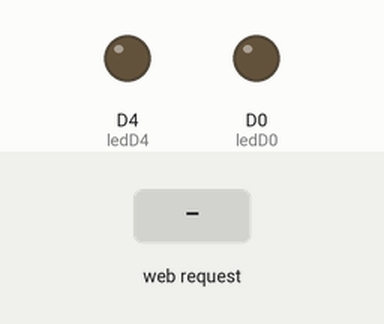
Recording of a sketch running on a simulated ESP8266 (NodeMCU). On the bench: output pins drawn as LEDs (lit = HIGH). Inputs (shaded band) come from the test bench. WiFi joins after 1.5 s; servers stay silent unless stated; what the sketch prints to the serial monitor is not drawn.

Above: at 2.7 s.
2.8 s: HTTP request GET /off0 received
At 3.2 s:
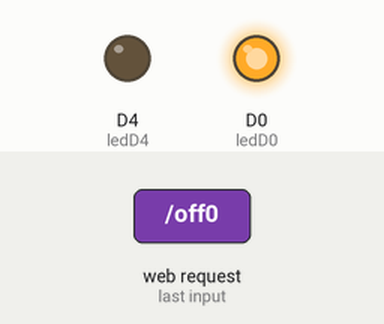
4.3 s: HTTP request GET /off4 received
At 5.5 s:
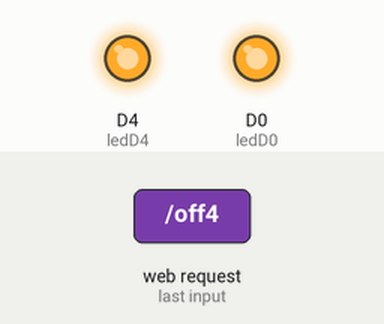
5.8 s: HTTP request GET /on0 received
At 6.7 s:
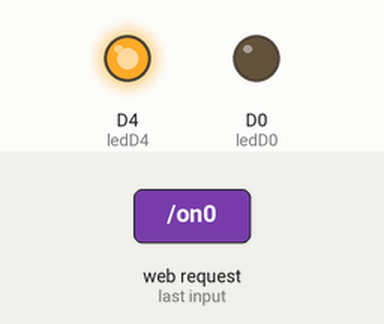
7.3 s: HTTP request GET /on4 received
At 7.9 s:
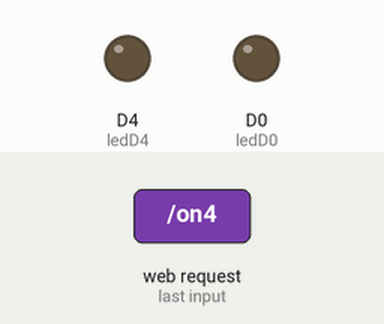
Timing chart, 0 to 9.8 s (numbered marks = the images above; inputs shaded):
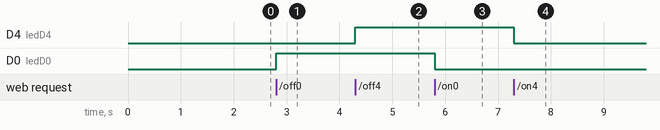

Measured:
- after the input at 2.8 s, D0 (ledD0): LOW → HIGH at once
- after the input at 4.3 s, D4 (ledD4): LOW → HIGH at once
- after the input at 5.8 s, D0 (ledD0): HIGH → LOW at once
- after the input at 7.3 s, D4 (ledD4): HIGH → LOW at once

The sketch:

exampleOnlyLeds.ino
```cpp
#include <ESP8266WiFi.h>
#include <WiFiClient.h>
#include <ESP8266WebServer.h>

//светодиоды
#define ledD0 D0
#define ledD4 D4


const char* ssid = "network-name";
const char* password = "pass-to-network";

ESP8266WebServer server(80);

void setup(void){
//выставляем режим пинов
  pinMode(ledD0, OUTPUT);
  pinMode(ledD4, OUTPUT);


  Serial.begin(115200);

  WiFi.begin(ssid, password);
  Serial.println("");

  while (WiFi.status() != WL_CONNECTED) {
    delay(500);
    Serial.print(".");
  }

  Serial.print("IP address: ");
  Serial.println(WiFi.localIP());

  //определяем что будет запускаться при переходе на страницы
  server.on("/", [](){getLedsHtml("");});
  server.on("/leds.html", [](){getLedsHtml("");});
    server.on("/on0", [](){getLedsHtml("on0");});
    server.on("/off0", [](){getLedsHtml("off0");});
    server.on("/on4", [](){getLedsHtml("on4");});
    server.on("/off4", [](){getLedsHtml("off4");});


  //запуск сервера
  server.begin();
  Serial.println("HTTP server started");
}
//https://prestidigitateur.github.io/htmlToEsp/
void getLedsHtml(String state){

  if(state == "on0")
   digitalWrite(ledD0, LOW);
  if(state == "off0")
   digitalWrite(ledD0, HIGH);
  if(state == "on4")
   digitalWrite(ledD4, LOW);
  if(state == "off4")
   digitalWrite(ledD4, HIGH);

  String ledString = "<!DOCTYPE html> <html> <head> <title>Светодиоды</title> <meta charset=\"utf-8\"> </head>";
  ledString += " <body style=\"zoom: 300%\"> <h1>Светодиоды</h1> <p> <b>Светодиод D0:</b> <text>"+(String)!digitalRead(ledD0)+"</text>";
  ledString += " <a href=\"/on0\"><button>on</button></a> <a href=\"/off0\"><button>off</button></a> <p>";
  ledString += " <b>Светодиод D4:</b> <text>"+(String)!digitalRead(ledD4)+"</text> <a href=\"/on4\"><button>on</button></a> <a href=\"/off4\"><button>off</button></a> </p>";
  ledString += " </body> </html>";
  server.send(200, "text/html", ledString);
}

//основной цикл
void loop(void){
  server.handleClient();
}
```
